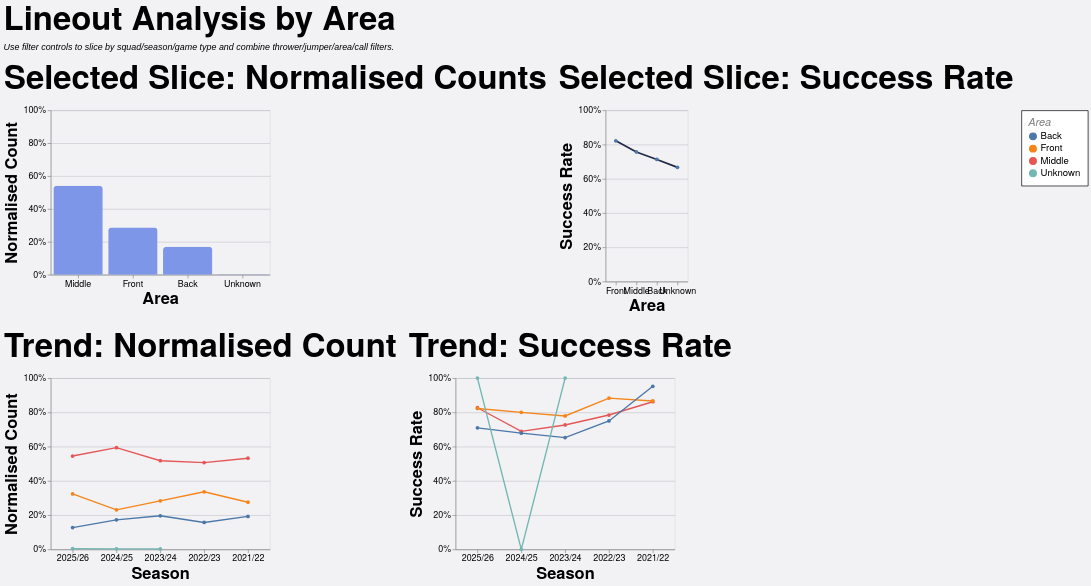

The specification (Vega-Lite) saved for this image:
### Vega-Lite specification from a JSON file in a GitHub repository (floating-point values rounded to 4 significant figures; data arrays with more than 128 entries replaced by an {"elided": "..."} marker saying what was removed)
{"config": {"axis": {"labelFont": "PT Sans Narrow, Helvetica Neue, Helvetica, Arial, sans-serif", "titleFont": "PT Sans Narrow, Helvetica Neue, Helvetica, Arial, sans-serif", "labelFontSize": 13, "titleFontSize": 24, "gridColor": "#202947", "gridOpacity": 0.2, "zindex": 1}, "text": {"font": "Lato, sans-serif"}, "bar": {"cornerRadiusEnd": 5}, "header": {"labelFont": "PT Sans Narrow, Helvetica Neue, Helvetica, Arial, sans-serif", "titleFont": "PT Sans Narrow, Helvetica Neue, Helvetica, Arial, sans-serif", "labelFontSize": 24, "titleFontSize": 28, "labelFontWeight": "bold", "orient": "left"}, "legend": {"labelFont": "PT Sans Narrow, Helvetica Neue, Helvetica, Arial, sans-serif", "titleFont": "PT Sans Narrow, Helvetica Neue, Helvetica, Arial, sans-serif", "labelFontSize": 14, "titleFontSize": 16, "titlePadding": 5, "fillColor": "white", "strokeColor": "black", "padding": 10, "titleFontWeight": "lighter", "titleFontStyle": "italic", "titleColor": "gray", "offset": 10}, "title": {"font": "PT Sans Narrow, Helvetica Neue, Helvetica, Arial, sans-serif", "fontSize": 48, "fontWeight": "bold", "anchor": "start", "align": "center", "titlePadding": 20, "subtitlePadding": 10, "subtitleFontSize": 13, "subtitleColor": "", "subtitleFontStyle": "italic", "offset": 15, "color": "black"}, "axisX": {"labelAngle": 0}, "facet": {"title": null, "header": null, "align": {"row": "each", "column": "each"}}, "resolve": {"scale": {"y": "independent", "facet": "independent"}}, "background": "#f2f1f4", "scale": {"offsetBandPaddingOuter": 0.2, "offsetBandPaddingInner": 0.1}}, "vconcat": [{"hconcat": [{"mark": {"type": "bar", "color": "#7d96e8"}, "encoding": {"tooltip": [{"field": "area", "title": "Area", "type": "nominal"}, {"field": "attempts", "format": ",.0f", "title": "Lineouts", "type": "quantitative"}, {"field": "share", "format": ".1%", "title": "Normalised Count", "type": "quantitative"}], "x": {"field": "area", "sort": "-y", "title": "Area", "type": "nominal"}, "y": {"axis": {"format": "%"}, "field": "share", "scale": {"domain": [0, 1]}, "title": "Normalised Count", "type": "quantitative"}}, "height": 240, "title": "Selected Slice: Normalised Counts", "transform": [{"filter": "(loSquad == 'All' || datum.squad == loSquad) && (loGameType == 'All' || (loGameType == 'League + Cup' && (datum.game_type == 'League' || datum.game_type == 'Cup')) || (loGameType == 'League only' && datum.game_type == 'League') || datum.game_type == loGameType) && (loOpposition == 'All' || datum.opposition == loOpposition) && (loThrower == 'All' || datum.thrower == loThrower) && (loJumper == 'All' || datum.jumper == loJumper) && (loArea == 'All' || datum.area == loArea) && (loNumbers == 'All' || datum.numbers == loNumbers) && (loCall == 'All' || datum.call == loCall) && (loCallType == 'All' || datum.call_type == loCallType)"}, {"filter": "(loSeason == 'All' || datum.season == loSeason)"}, {"aggregate": [{"op": "count", "as": "attempts"}, {"op": "sum", "field": "won", "as": "won"}], "groupby": ["area"]}, {"joinaggregate": [{"op": "sum", "field": "attempts", "as": "total_attempts"}]}, {"calculate": "datum.attempts / datum.total_attempts", "as": "share"}, {"calculate": "datum.won / datum.attempts", "as": "success_rate"}], "width": 320}, {"mark": {"type": "line", "color": "#202946", "point": true, "strokeWidth": 2.5}, "encoding": {"tooltip": [{"field": "area", "title": "Area", "type": "nominal"}, {"field": "won", "format": ",.0f", "title": "Won", "type": "quantitative"}, {"field": "attempts", "format": ",.0f", "title": "Lineouts", "type": "quantitative"}, {"field": "success_rate", "format": ".1%", "title": "Success Rate", "type": "quantitative"}], "x": {"field": "area", "sort": "-y", "title": "Area", "type": "nominal"}, "y": {"axis": {"format": "%"}, "field": "success_rate", "scale": {"domain": [0, 1]}, "title": "Success Rate", "type": "quantitative"}}, "height": 250, "title": "Selected Slice: Success Rate", "transform": [{"filter": "(loSquad == 'All' || datum.squad == loSquad) && (loGameType == 'All' || (loGameType == 'League + Cup' && (datum.game_type == 'League' || datum.game_type == 'Cup')) || (loGameType == 'League only' && datum.game_type == 'League') || datum.game_type == loGameType) && (loOpposition == 'All' || datum.opposition == loOpposition) && (loThrower == 'All' || datum.thrower == loThrower) && (loJumper == 'All' || datum.jumper == loJumper) && (loArea == 'All' || datum.area == loArea) && (loNumbers == 'All' || datum.numbers == loNumbers) && (loCall == 'All' || datum.call == loCall) && (loCallType == 'All' || datum.call_type == loCallType)"}, {"filter": "(loSeason == 'All' || datum.season == loSeason)"}, {"aggregate": [{"op": "count", "as": "attempts"}, {"op": "sum", "field": "won", "as": "won"}], "groupby": ["area"]}, {"joinaggregate": [{"op": "sum", "field": "attempts", "as": "total_attempts"}]}, {"calculate": "datum.attempts / datum.total_attempts", "as": "share"}, {"calculate": "datum.won / datum.attempts", "as": "success_rate"}], "width": {"step": 30}}], "spacing": 16}, {"hconcat": [{"mark": {"type": "line", "point": true, "strokeWidth": 2}, "encoding": {"color": {"field": "area", "title": "Area", "type": "nominal"}, "tooltip": [{"field": "season", "title": "Season", "type": "nominal"}, {"field": "area", "title": "Area", "type": "nominal"}, {"field": "attempts", "format": ",.0f", "title": "Lineouts", "type": "quantitative"}, {"field": "norm_count", "format": ".1%", "title": "Normalised Count", "type": "quantitative"}], "x": {"field": "season", "sort": "-x", "title": "Season", "type": "nominal"}, "y": {"axis": {"format": "%"}, "field": "norm_count", "scale": {"domain": [0, 1]}, "title": "Normalised Count", "type": "quantitative"}}, "height": 250, "title": "Trend: Normalised Count", "transform": [{"filter": "(loSquad == 'All' || datum.squad == loSquad) && (loGameType == 'All' || (loGameType == 'League + Cup' && (datum.game_type == 'League' || datum.game_type == 'Cup')) || (loGameType == 'League only' && datum.game_type == 'League') || datum.game_type == loGameType) && (loOpposition == 'All' || datum.opposition == loOpposition) && (loThrower == 'All' || datum.thrower == loThrower) && (loJumper == 'All' || datum.jumper == loJumper) && (loArea == 'All' || datum.area == loArea) && (loNumbers == 'All' || datum.numbers == loNumbers) && (loCall == 'All' || datum.call == loCall) && (loCallType == 'All' || datum.call_type == loCallType)"}, {"aggregate": [{"op": "count", "as": "attempts"}, {"op": "sum", "field": "won", "as": "won"}], "groupby": ["season", "area"]}, {"joinaggregate": [{"op": "sum", "field": "attempts", "as": "season_attempts"}], "groupby": ["season"]}, {"calculate": "datum.attempts / datum.season_attempts", "as": "norm_count"}, {"calculate": "datum.won / datum.attempts", "as": "success_rate"}], "width": 320}, {"mark": {"type": "line", "point": true, "strokeWidth": 2}, "encoding": {"color": {"field": "area", "title": "Area", "type": "nominal"}, "tooltip": [{"field": "season", "title": "Season", "type": "nominal"}, {"field": "area", "title": "Area", "type": "nominal"}, {"field": "won", "format": ",.0f", "title": "Won", "type": "quantitative"}, {"field": "attempts", "format": ",.0f", "title": "Lineouts", "type": "quantitative"}, {"field": "success_rate", "format": ".1%", "title": "Success Rate", "type": "quantitative"}], "x": {"field": "season", "sort": "-x", "title": "Season", "type": "nominal"}, "y": {"axis": {"format": "%"}, "field": "success_rate", "scale": {"domain": [0, 1]}, "title": "Success Rate", "type": "quantitative"}}, "height": 250, "title": "Trend: Success Rate", "transform": [{"filter": "(loSquad == 'All' || datum.squad == loSquad) && (loGameType == 'All' || (loGameType == 'League + Cup' && (datum.game_type == 'League' || datum.game_type == 'Cup')) || (loGameType == 'League only' && datum.game_type == 'League') || datum.game_type == loGameType) && (loOpposition == 'All' || datum.opposition == loOpposition) && (loThrower == 'All' || datum.thrower == loThrower) && (loJumper == 'All' || datum.jumper == loJumper) && (loArea == 'All' || datum.area == loArea) && (loNumbers == 'All' || datum.numbers == loNumbers) && (loCall == 'All' || datum.call == loCall) && (loCallType == 'All' || datum.call_type == loCallType)"}, {"aggregate": [{"op": "count", "as": "attempts"}, {"op": "sum", "field": "won", "as": "won"}], "groupby": ["season", "area"]}, {"joinaggregate": [{"op": "sum", "field": "attempts", "as": "season_attempts"}], "groupby": ["season"]}, {"calculate": "datum.attempts / datum.season_attempts", "as": "norm_count"}, {"calculate": "datum.won / datum.attempts", "as": "success_rate"}], "width": 320}], "spacing": 16}], "data": {"name": "data-e83ea88e487ae484029b5fe5c4083f37"}, "params": [{"name": "loSquad", "value": "All"}, {"name": "loSeason", "value": "All"}, {"name": "loGameType", "value": "All"}, {"name": "loOpposition", "value": "All"}, {"name": "loThrower", "value": "All"}, {"name": "loJumper", "value": "All"}, {"name": "loArea", "value": "All"}, {"name": "loNumbers", "value": "All"}, {"name": "loCall", "value": "All"}, {"name": "loCallType", "value": "All"}], "spacing": 22, "title": {"text": "Lineout Analysis by Area", "subtitle": "Use filter controls to slice by squad/season/game type and combine thrower/jumper/area/call filters."}, "$schema": "https://vega.github.io/schema/vega-lite/v5.20.1.json", "datasets": {"data-e83ea88e487ae484029b5fe5c4083f37": {"elided": "1274 records"}}}
